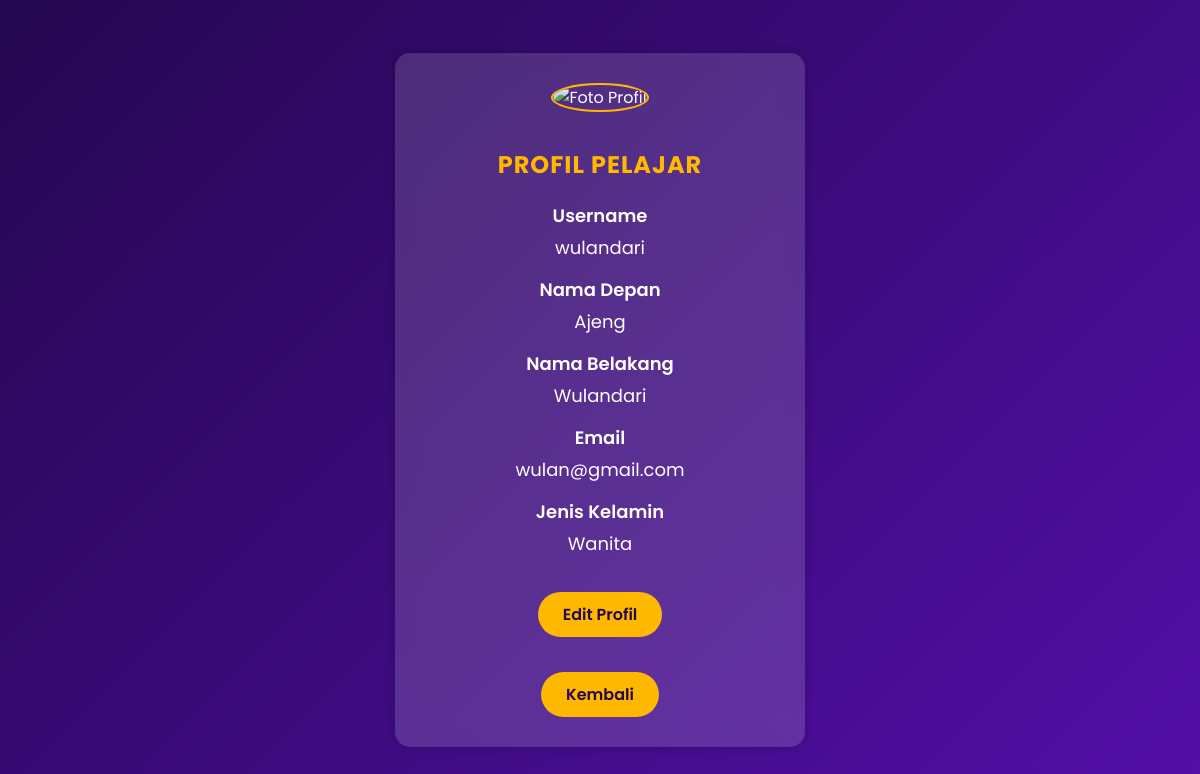
/profil_pelajar.php (signed in), run on the app's committed database.
### tables this page shows
CREATE TABLE `pelajar` (
  `pelajar_id` int(11) NOT NULL,
  `email_pelajar` varchar(255) NOT NULL,
  `username` varchar(100) NOT NULL,
  `password` char(32) NOT NULL,
  `nama_depan` varchar(50) NOT NULL,
  `nama_belakang` varchar(50) NOT NULL,
  `jenis_kelamin` enum('Pria','Wanita') NOT NULL,
  `foto_profil` varchar(255) DEFAULT 'path/to/default-profile-picture.jpg'
);

### profil_pelajar.php (the view, shortened to what this page needs)
<?php
$username = $_SESSION['username'];
include 'koneksi.php';
$sql = "SELECT username, nama_depan, nama_belakang, email_pelajar, jenis_kelamin, foto_profil FROM pelajar WHERE username = ?";
$stmt = $conn->prepare($sql);
$stmt->bind_param("s", $username);
$stmt->execute();
$stmt->bind_result($userName, $firstName, $lastName, $email, $gender, $fotoProfil);
?>
<!DOCTYPE html>
<html lang="en">
<head>
</head>
<body>
    <div class="container">
        <?php if (!empty($fotoProfil)) : ?>
            <img src="<?php echo htmlspecialchars($fotoProfil); ?>" alt="Foto Profil" class="profile-picture">
        <?php else : ?>
            <img src="placeholder.jpg" alt="Foto Profil" class="profile-picture">
        <?php endif; ?>
        <h2>Profil Pelajar</h2>
        <div class="profile-item">
            <span>Username</span> <?php echo htmlspecialchars($userName); ?>
        </div>
        <div class="profile-item">
            <span>Nama Depan</span> <?php echo htmlspecialchars($firstName); ?>
        </div>
        <div class="profile-item">
            <span>Nama Belakang</span> <?php echo htmlspecialchars($lastName); ?>
        </div>
        <div class="profile-item">
            <span>Email</span> <?php echo htmlspecialchars($email); ?>
        </div>
        <div class="profile-item">
            <span>Jenis Kelamin</span> <?php echo htmlspecialchars($gender); ?>
        </div>
        <a href="edit_profil_pelajar.php" class="edit-button">Edit Profil</a>
        <div class="back-button">
            <a href="dashboard_pelajar.php">Kembali</a>
        </div>
    </div>
</body>
</html>

### profil_pelajar.php (style rules this page uses)
body { font-family: "Poppins", sans-serif; background: linear-gradient(135deg, #240750 0%, #530fa8 100%); margin: 0; display: flex; justify-content: center; align-items: center; height: 100vh; color: #fff; }
.container { background: rgba(255, 255, 255, 0.15); backdrop-filter: blur(10px); border-radius: 15px; padding: 30px; width: 350px; box-shadow: 0 0 10px rgba(0, 0, 0, 0.2); text-align: center; transition: transform 0.3s ease; }
h2 { color: #ffb800; margin-bottom: 20px; text-transform: uppercase; letter-spacing: 1px; }
.profile-item { margin-bottom: 15px; font-size: 18px; }
.profile-item span { font-weight: 600; display: block; margin-bottom: 5px; }
.edit-button, .back-button a { display: inline-block; margin-top: 20px; padding: 10px 25px; background-color: #ffb800; color: #240750; border: none; border-radius: 25px; cursor: pointer; text-decoration: none; font-weight: 600; transition: background-color 0.3s ease, transform 0.3s ease; }
.back-button { margin-top: 15px; }
.profile-picture { border-radius: 50%; width: 100px; height: 100px; object-fit: cover; border: 2px solid #ffb800; margin-bottom: 15px; transition: box-shadow 0.3s ease; }

### data on the page
pelajar: username "wulandari", nama_depan "Ajeng", nama_belakang "Wulandari", email_pelajar "wulan@gmail.com", jenis_kelamin "Wanita"
